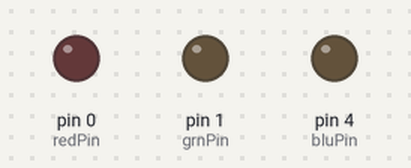
The sketch below on a simulated Arduino Uno, built with avr-gcc and run on an emulated ATmega328P. On the bench: output pins drawn as LEDs (lit = HIGH). At 123.4 s the program stops and its outputs stay as they are.

Above: at 2.5 s.
At 10.2 s:
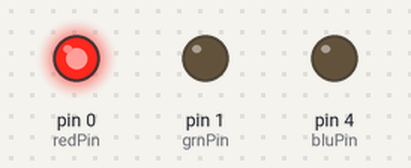
At 20.5 s:
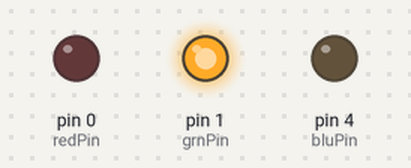
At 30.8 s:
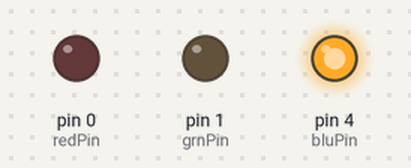
At 44.4 s:
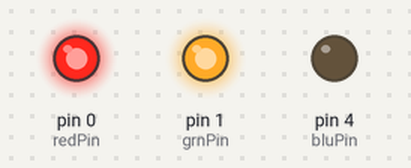
Timing chart, 0 to 53.5 s (numbered marks = the images above):
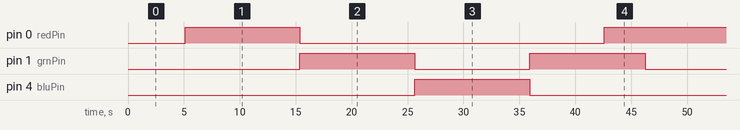

Measured:
- by itself, pin 0 (redPin): repeats every 41.1 s: LOW 27.2 s, HIGH 13.9 s
- by itself, pin 1 (grnPin): alternates HIGH for 10.3 s and LOW for 10.3 s
- by itself, pin 4 (bluPin): alternates HIGH for 10.3 s and LOW for 30.9 s

The sketch:

ColorCrossfade.ino
```cpp
/*
* Code for cross-fading 3 LEDs, red, green and blue (RGB)
* To create fades, you need to do two things:
*  1. Describe the colors you want to be displayed
*  2. List the order you want them to fade in
*
* DESCRIBING A COLOR:
* A color is just an array of three percentages, 0-100,
*  controlling the red, green and blue LEDs
*
* Red is the red LED at full, blue and green off
*   int red = { 100, 0, 0 }
* Dim white is all three LEDs at 30%
*   int dimWhite = {30, 30, 30}
* etc.
*
* Some common colors are provided below, or make your own
*
* LISTING THE ORDER:
* In the main part of the program, you need to list the order
*  you want to colors to appear in, e.g.
*  crossFade(red);
*  crossFade(green);
*  crossFade(blue);
*
* Those colors will appear in that order, fading out of
*    one color and into the next
*
* In addition, there are 5 optional settings you can adjust:
* 1. The initial color is set to black (so the first color fades in), but
*    you can set the initial color to be any other color
* 2. The internal loop runs for 1020 interations; the 'wait' variable
*    sets the approximate duration of a single crossfade. In theory,
*    a 'wait' of 10 ms should make a crossFade of ~10 seconds. In
*    practice, the other functions the code is performing slow this
*    down to ~11 seconds on my board. YMMV.
* 3. If 'repeat' is set to 0, the program will loop indefinitely.
*    if it is set to a number, it will loop that number of times,
*    then stop on the last color in the sequence. (Set 'return' to 1,
*    and make the last color black if you want it to fade out at the end.)
* 4. There is an optional 'hold' variable, which pasues the
*    program for 'hold' milliseconds when a color is complete,
*    but before the next color starts.
* 5. Set the DEBUG flag to 1 if you want debugging output to be
*    sent to the serial monitor.
*
*    The internals of the program aren't complicated, but they
*    are a little fussy -- the inner workings are explained
*    below the main loop.
*
* April 2007, Clay Shirky <clay.shirky@nyu.edu>
*/

// Output
int redPin = 0;   // Red LED,   connected to digital pin 9
int grnPin = 1;  // Green LED, connected to digital pin 10
int bluPin = 4;  // Blue LED,  connected to digital pin 11

// Color arrays
int black[3]  = { 0, 0, 0 };
int white[3]  = { 100, 100, 100 };
int red[3]    = { 100, 0, 0 };
int green[3]  = { 0, 100, 0 };
int blue[3]   = { 0, 0, 100 };
int yellow[3] = { 40, 95, 0 };
int dimWhite[3] = { 30, 30, 30 };
// etc.

// Set initial color
int redVal = black[0];
int grnVal = black[1];
int bluVal = black[2];

int wait = 10;      // 10ms internal crossFade delay; increase for slower fades
int hold = 0;       // Optional hold when a color is complete, before the next crossFade
int DEBUG = 0;      // DEBUG counter; if set to 1, will write values back via serial
int loopCount = 60; // How often should DEBUG report?
int repeat = 3;     // How many times should we loop before stopping? (0 for no stop)
int j = 0;          // Loop counter for repeat

// Initialize color variables
int prevR = redVal;
int prevG = grnVal;
int prevB = bluVal;

// Set up the LED outputs
void setup()
{
  pinMode(redPin, OUTPUT);   // sets the pins as output
  pinMode(grnPin, OUTPUT);
  pinMode(bluPin, OUTPUT);

}

// Main program: list the order of crossfades
void loop()
{
  crossFade(red);
  crossFade(green);
  crossFade(blue);
  crossFade(yellow);

  if (repeat) { // Do we loop a finite number of times?
    j += 1;
    if (j >= repeat) { // Are we there yet?
      exit(j);         // If so, stop.
    }
  }
}

/* BELOW THIS LINE IS THE MATH -- YOU SHOULDN'T NEED TO CHANGE THIS FOR THE BASICS
*
* The program works like this:
* Imagine a crossfade that moves the red LED from 0-10,
*   the green from 0-5, and the blue from 10 to 7, in
*   ten steps.
*   We'd want to count the 10 steps and increase or
*   decrease color values in evenly stepped increments.
*   Imagine a + indicates raising a value by 1, and a -
*   equals lowering it. Our 10 step fade would look like:
*
*   1 2 3 4 5 6 7 8 9 10
* R + + + + + + + + + +
* G   +   +   +   +   +
* B     -     -     -
*
* The red rises from 0 to 10 in ten steps, the green from
* 0-5 in 5 steps, and the blue falls from 10 to 7 in three steps.
*
* In the real program, the color percentages are converted to
* 0-255 values, and there are 1020 steps (255*4).
*
* To figure out how big a step there should be between one up- or
* down-tick of one of the LED values, we call calculateStep(),
* which calculates the absolute gap between the start and end values,
* and then divides that gap by 1020 to determine the size of the step
* between adjustments in the value.
*/

int calculateStep(int prevValue, int endValue) {
  int step = endValue - prevValue; // What's the overall gap?
  if (step) {                      // If its non-zero,
    step = 1020/step;              //   divide by 1020
  }
  return step;
}

/* The next function is calculateVal. When the loop value, i,
*  reaches the step size appropriate for one of the
*  colors, it increases or decreases the value of that color by 1.
*  (R, G, and B are each calculated separately.)
*/

int calculateVal(int step, int val, int i) {

  if ((step) && i % step == 0) { // If step is non-zero and its time to change a value,
    if (step > 0) {              //   increment the value if step is positive...
      val += 1;
    }
    else if (step < 0) {         //   ...or decrement it if step is negative
      val -= 1;
    }
  }
  // Defensive driving: make sure val stays in the range 0-255
  if (val > 255) {
    val = 255;
  }
  else if (val < 0) {
    val = 0;
  }
  return val;
}

/* crossFade() converts the percentage colors to a
*  0-255 range, then loops 1020 times, checking to see if
*  the value needs to be updated each time, then writing
*  the color values to the correct pins.
*/

void crossFade(int color[3]) {
  // Convert to 0-255
  int R = (color[0] * 255) / 100;
  int G = (color[1] * 255) / 100;
  int B = (color[2] * 255) / 100;

  int stepR = calculateStep(prevR, R);
  int stepG = calculateStep(prevG, G);
  int stepB = calculateStep(prevB, B);

  for (int i = 0; i <= 1020; i++) {
    redVal = calculateVal(stepR, redVal, i);
    grnVal = calculateVal(stepG, grnVal, i);
    bluVal = calculateVal(stepB, bluVal, i);

    analogWrite(redPin, redVal);   // Write current values to LED pins
    analogWrite(grnPin, grnVal);
    analogWrite(bluPin, bluVal);

    delay(wait); // Pause for 'wait' milliseconds before resuming the loop
  }
  // Update current values for next loop
  prevR = redVal;
  prevG = grnVal;
  prevB = bluVal;
  delay(hold); // Pause for optional 'wait' milliseconds before resuming the loop
}
```
